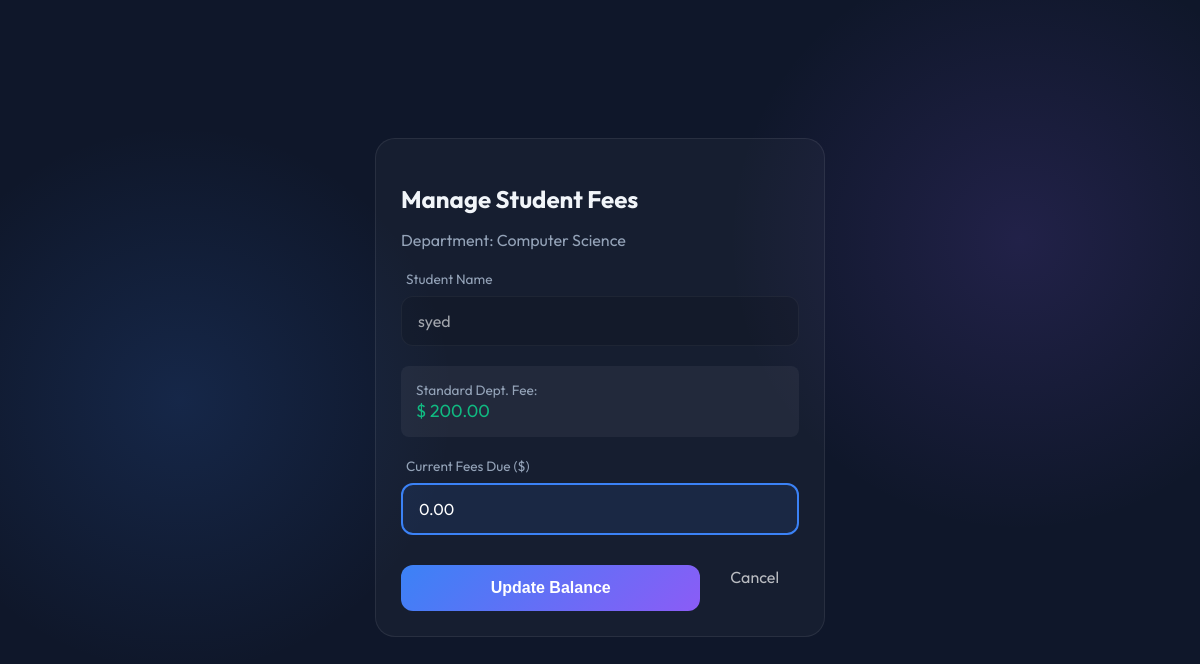
The page /edit_student_fees.php?id=4 (signed in) on the database its author committed.
### tables this page shows
CREATE TABLE `users` (
  `id` int(11) NOT NULL,
  `name` varchar(100) NOT NULL,
  `email` varchar(100) NOT NULL,
  `password` varchar(255) NOT NULL,
  `role` enum('admin','teacher','student') NOT NULL,
  `dept_id` int(11) DEFAULT NULL,
  `salary` decimal(10,2) DEFAULT 0.00,
  `fees_due` decimal(10,2) DEFAULT 0.00,
  `phone` varchar(20) DEFAULT NULL,
  `designation` varchar(100) DEFAULT 'Student',
  `profile_pic` varchar(255) DEFAULT NULL
);

CREATE TABLE `departments` (
  `id` int(11) NOT NULL,
  `name` varchar(100) NOT NULL,
  `fees` decimal(10,2) DEFAULT 0.00
);

### edit_student_fees.php (the view, shortened to what this page needs)
<?php
include 'db.php';
$id = $_GET['id'];
$sql = "SELECT users.*, departments.name as dept_name, departments.fees as standard_fee
        FROM users
        LEFT JOIN departments ON users.dept_id = departments.id
        WHERE users.id=$id";
$result = $conn->query($sql);
$student = $result->fetch_assoc();
$dept_id = $student['dept_id'];
?>
<!DOCTYPE html>
<html>
<head>
    <link rel="stylesheet" href="style.css">
</head>
<body>
    <div class="dashboard-container" style="display:flex; justify-content:center; align-items:center; height:100vh;">
        <div class="tech-card" style="width: 450px;">
            <h2 style="margin-bottom: 5px;">Manage Student Fees</h2>
            <p style="color:var(--text-muted); margin-bottom:20px;">Department: <?php echo $student['dept_name']; ?></p>
            <form method="POST">
                <div class="input-group">
                    <label>Student Name</label>
                    <input type="text" value="<?php echo $student['name']; ?>" disabled style="opacity:0.6;">
                </div>
                <div style="background: rgba(255,255,255,0.05); padding: 15px; border-radius: 8px; margin-bottom: 20px;">
                    <div style="font-size: 0.85rem; color: var(--text-muted);">Standard Dept. Fee:</div>
                    <div style="font-size: 1.1rem; color: #10b981;">$ <?php echo number_format($student['standard_fee'], 2); ?></div>
                </div>
                <div class="input-group">
                    <label>Current Fees Due ($)</label>
                    <input type="number" name="fees_due" value="<?php echo $student['fees_due']; ?>" step="0.01" required
                           style="border: 2px solid #3b82f6; background: rgba(59, 130, 246, 0.1);">
                </div>
                <div style="display:flex; gap:10px; margin-top:20px;">
                    <button type="submit" name="update_fees" class="btn-tech">Update Balance</button>
                    <a href="student_list.php?dept_id=<?php echo $dept_id; ?>" style="padding: 12px 20px; color: white; text-decoration: none; opacity: 0.7;">Cancel</a>
                </div>
            </form>
        </div>
    </div>
</body>
</html>

### style.css (style rules this page uses)
:root { --bg-deep: #0f172a; --accent-glow: #3b82f6; --accent-secondary: #8b5cf6; --text-main: #f1f5f9; --text-muted: #94a3b8; --glass-bg: rgba(255, 255, 255, 0.03); --glass-border: rgba(255, 255, 255, 0.08); --input-bg: rgba(0, 0, 0, 0.2); }
* { box-sizing: border-box; }
body { font-family: 'Outfit', sans-serif; margin: 0; background-color: var(--bg-deep); background-image: radial-gradient(circle at 15% 50%, rgba(59, 130, 246, 0.15), transparent 25%), radial-gradient(circle at 85% 30%, rgba(139, 92, 246, 0.15), transparent 25%); color: var(--text-main); height: 100vh; overflow: hidden; }
.input-group { margin-bottom: 20px; text-align: left; }
.input-group label { display: block; color: var(--text-muted); font-size: 0.85rem; margin-bottom: 8px; margin-left: 5px; }
.input-group input { width: 100%; padding: 14px 16px; background: var(--input-bg); border: 1px solid var(--glass-border); border-radius: 12px; color: white; font-family: 'Outfit', sans-serif; font-size: 1rem; transition: all 0.3s ease; }
.btn-tech { width: 100%; padding: 14px; margin-top: 10px; background: linear-gradient(135deg, var(--accent-glow), var(--accent-secondary)); color: white; border: none; border-radius: 12px; font-size: 1rem; font-weight: 600; cursor: pointer; transition: transform 0.2s, box-shadow 0.2s; }
.dashboard-container { display: flex; height: 100vh; }
.tech-card { background: var(--glass-bg); border: 1px solid var(--glass-border); border-radius: 20px; padding: 25px; margin-bottom: 25px; transition: all 0.3s cubic-bezier(0.4, 0, 0.2, 1); position: relative; }

### rows shown on the page
users: dept.name "Computer Science", name "syed", dept.fees "200.00", fees_due "0.00"
